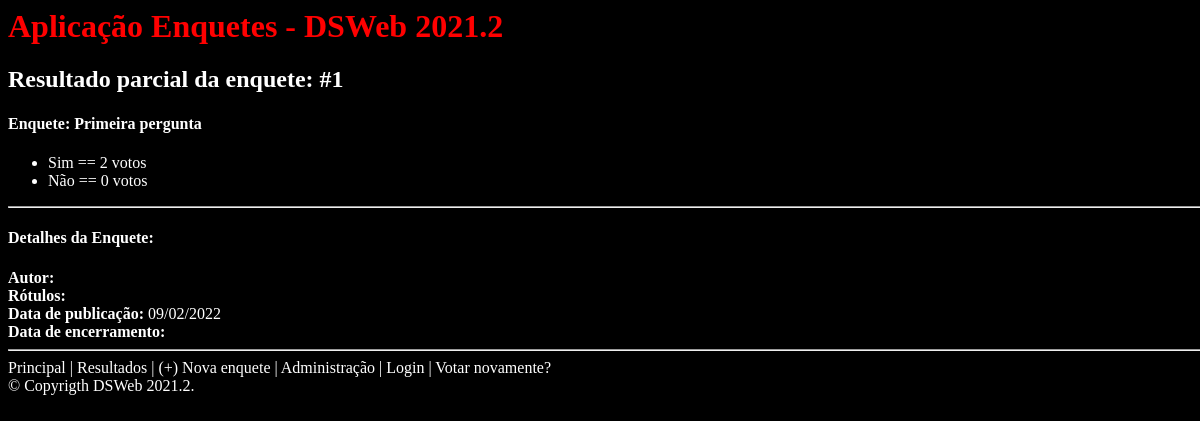
Page /enquetes/1/resultado/ on the earlier database version.
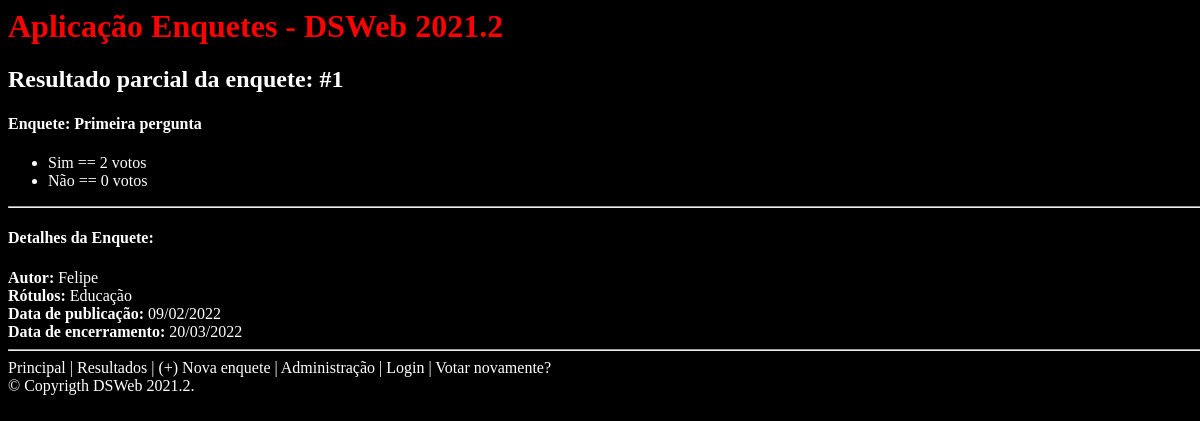
Same page on the later database version.
### enquetes/models.py (models this page shows, shortened)
class Opcao(models.Model):
    texto = models.CharField(max_length=100)
    votos = models.IntegerField(default=0)
    pergunta = models.ForeignKey(Pergunta, on_delete=models.CASCADE)
    class Meta:
        verbose_name_plural = "Opções"

class Pergunta(models.Model):
    texto = models.CharField(max_length=200, unique=True)
    data_publicacao = models.DateTimeField('Data de publicação')
    data_encerramento = models.DateField('Encerramento', null=True)
    imagem = models.ImageField(upload_to='enquetes', null=True, blank=True)
    rotulos = models.ManyToManyField(Rotulo, verbose_name='Rótulos')
    autor = models.ForeignKey(Autor, on_delete=models.CASCADE, null=True)
    def publicada_recentemente(self):
        agora = timezone.now()
        return agora-datetime.timedelta(days=1) <= self.data_publicacao <= agora
    publicada_recentemente.admin_order_field = 'data_publicacao'
    publicada_recentemente.boolean = True
    publicada_recentemente.short_description = 'É recente?'

class Autor(models.Model):
    nome = models.CharField(max_length=80)
    genero = models.CharField(max_length=100, null=True)
    descricao = models.TextField()
    usuario = models.OneToOneField(
        settings.AUTH_USER_MODEL,
        on_delete=models.CASCADE,
        null = True
    )
    class Meta:
        verbose_name_plural = 'Autores'

class Rotulo(models.Model):
    titulo = models.CharField(max_length=20)
    class Meta:
        verbose_name_plural = 'Rótulos'

### enquetes/views.py (the view)
# urls.py: path('<int:pk>/resultado/', views.ResultadoView.as_view(), name="resultado"),
class ResultadoView(generic.View):
    def get(self, request, *args, **kwargs):
        id_enquete = kwargs['pk']
        pergunta = get_object_or_404(Pergunta, pk = id_enquete)
        return render(request, 'enquetes/resultado.html', {'pergunta':pergunta})

### enquetes/templates/enquetes/resultado.html (shortened to what this page needs)
{% extends 'enquetes/base.html' %}
{% load static %}
    {% block titulo %}<h2>Resultado parcial da enquete: #{{ pergunta.id }}</h2>{% endblock %}
    {% block conteudo %}
        <h4>Enquete: {{ pergunta.texto }}</h4>
            <ul>
                {% for opcao in pergunta.opcao_set.all %}
                    <li>{{ opcao.texto }} == {{ opcao.votos }}
                        voto{{ opcao.votos | pluralize }}
                    </li>
                {% endfor %}
            </ul>
            <hr/>
            <h4>Detalhes da Enquete:</h4>
            <b>Autor:</b>
            <a href="{% url 'enquetes:autor' pergunta.autor.id %}">
                {{ pergunta.autor.nome }}
            </a><br/>
            <b>Rótulos:</b>
            {% for rotulo in pergunta.rotulos.all %}
                <a href="{% url 'enquetes:rotulo' rotulo.id %}">
                {{ rotulo.titulo }}</a>
            {% endfor %}<br/>
            <b>Data de publicação:</b>
            {{ pergunta.data_publicacao | date:"d/m/Y"}}<br/>
            <b>Data de encerramento:</b>
            {{ pergunta.data_encerramento | date:"d/m/Y"}}<br/>
    {% endblock %}
    {% block menu %}
        {{ block.super }}
        | <a href="{% url 'enquetes:detalhes' pergunta.id %}">Votar novamente?</a>
    {% endblock %}

Differences in the rows shown:
changed Pergunta "Primeira pergunta": autor_id empty → 1 (drawn); autor.nome (not shown) → "Felipe"; data_encerramento (not shown) → "20/03/2022"
now on this page (row unchanged): Rotulo: titulo "Educação"
